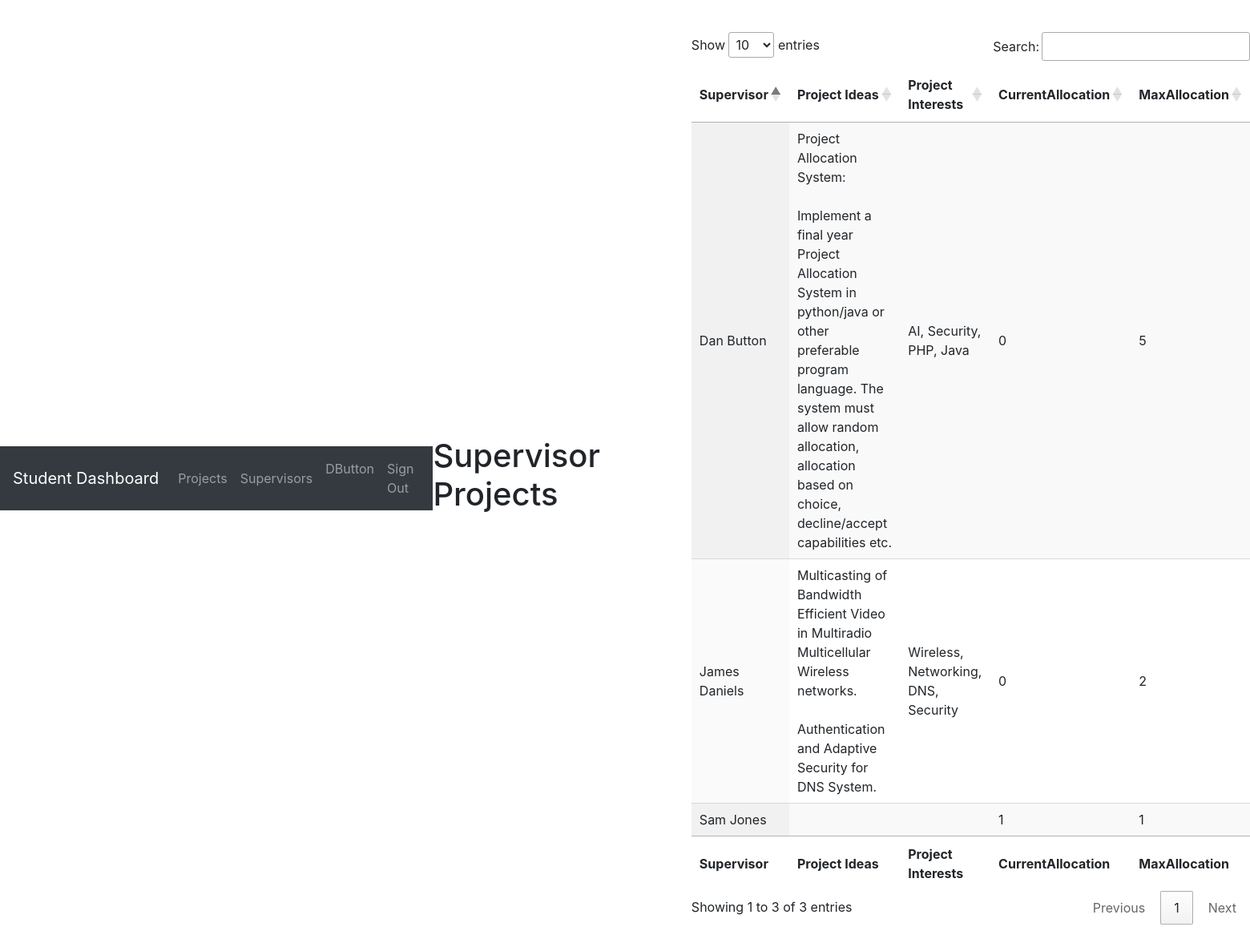
Before: /studentDashboard/supervisors.php (signed in) with the older database file.
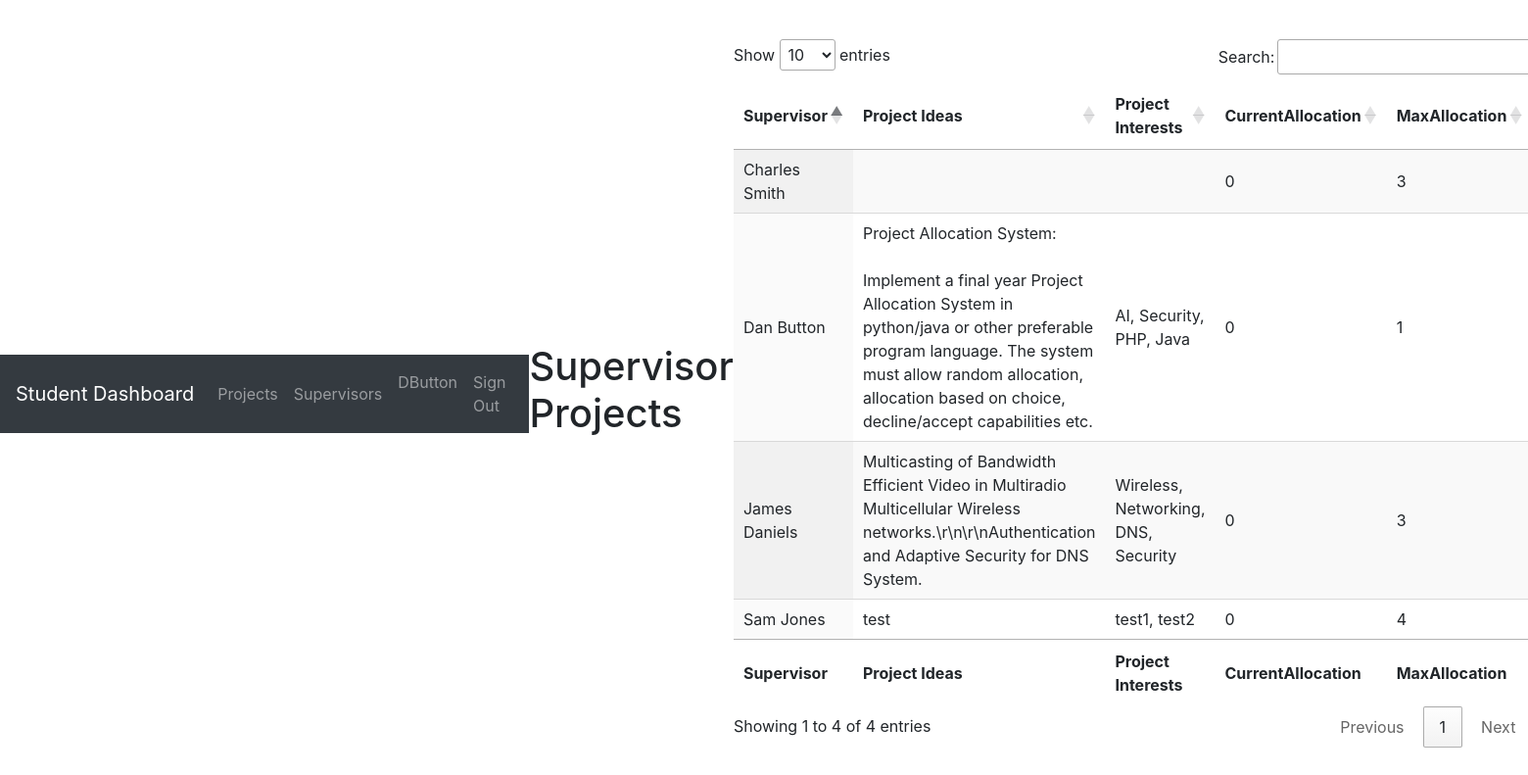
After: the same page with the newer database file.
### tables this page shows
CREATE TABLE `supervisors` (
  `Id` int(11) NOT NULL,
  `FirstName` varchar(20) NOT NULL,
  `LastName` varchar(20) NOT NULL,
  `SupervisorId` int(11) NOT NULL,
  `ProjectIdeas` text,
  `ProjectInterests` text,
  `CurrentAllocation` int(11) NOT NULL DEFAULT '0',
  `MaxAllocation` int(11) NOT NULL
);

### tables/displayAllSupervisorIdeas.php (the view, shortened to what this page needs)
<?php
$sql = "SELECT FirstName, LastName, ProjectIdeas, ProjectInterests, CurrentAllocation, MaxAllocation FROM supervisors";
$result = $db->query($sql);
while($row = $result->fetch_assoc()) {
    echo '<tr>';
    echo "<td>". $row["FirstName"] . " " . $row["LastName"] . "</td>";
    echo "<td>". nl2br($row["ProjectIdeas"]) . "</td>";
    echo "<td>". $row["ProjectInterests"] . "</td>";
    echo "<td>". $row["CurrentAllocation"] . "</td>";
    echo "<td>". $row["MaxAllocation"] . "</td>";
    echo "</tr>";
}
?>

### studentDashboard/supervisors.php (shortened to what this page needs)
<?php
   include('../resources/session.php');
?>
<!DOCTYPE html>
<html>
<head>
</head>
<body>
<?php include ('studentNavbar.php'); ?>
<h1>Supervisor Projects</h1>
<table id="projects" class="display" style="width:100%">
        <thead>
            <tr>
                <th>Supervisor</th>
                <th>Project Ideas</th>
                <th>Project Interests</th>
                <th>CurrentAllocation</th>
                <th>MaxAllocation</th>
            </tr>
        </thead>
        <tbody>
            <?php
            include ('../tables/displayAllSupervisorIdeas.php');
             ?>
        </tbody>
        <tfoot>
            <tr>
                <th>Supervisor</th>
                <th>Project Ideas</th>
                <th>Project Interests</th>
                <th>CurrentAllocation</th>
                <th>MaxAllocation</th>
            </tr>
        </tfoot>
</table>
</body>
</html>

### studentDashboard/studentNavbar.php (shortened to what this page needs)
<nav class="navbar navbar-expand-lg navbar-dark bg-dark">
  <a class="navbar-brand text-white" >Student Dashboard</a>
  <div class="collapse navbar-collapse" id="navbarNavAltMarkup">
    <div class="navbar-nav mr-auto">
      <a class="nav-item nav-link" id="Projects" onClick="location.href='projects.php'">Projects</a>
      <a class="nav-item nav-link" id="Supervisors" href="supervisors.php">Supervisors</a>
    </div>
    <div class="navbar-nav ml-auto">
      <a class="nav-item nav-link"><?php echo $_SESSION['login_user']; ?></a>
      <a class="nav-item nav-link" id="Username" onClick="location.href='../logout.php'">Sign Out</a>
    </div>
  </div>
</nav>

### css/login.css (style rules this page uses)
body { display: flex; align-items: center; height: 100%; padding-top: 40px; padding-bottom: 40px; }

Changed rows visible on the page:
changed supervisors "Dan": MaxAllocation "5" → "1"
changed supervisors "James": ProjectIdeas "Multicasting of Bandwidth Efficient Video in Multiradio Multicellular Wireless networks. Authentication and Adaptive Security for DNS System." → "Multicasting of Bandwidth Efficient Video in Multiradio Multicellular Wireless networks.\\r\\n\\r\\nAuthentication and Adaptive Security for DNS System."; MaxAllocation "2" → "3"
changed supervisors "Sam": ProjectIdeas (not shown) → "test"; ProjectInterests (not shown) → "test1, test2"; CurrentAllocation "1" → "0"; MaxAllocation "1" → "4"
added supervisors: FirstName "Charles", LastName "Smith", CurrentAllocation "0", MaxAllocation "3"
Other visible differences:
text written by a page script: "Show entries Search: Showing 1 to 3 of 3 entries Previous 1 Next" → "Show entries Search: Showing 1 to 4 of 4 entries Previous 1 Next"
